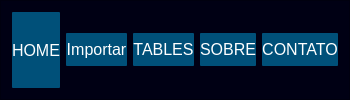
     <widget class="QFrame" name="frame">
      <property name="styleSheet">
       <string notr="true">background-color: rgb(0, 0, 20);
</string>
      </property>
      <property name="frameShape">
       <enum>QFrame::StyledPanel</enum>
      </property>
      <property name="frameShadow">
       <enum>QFrame::Raised</enum>
      </property>
      <layout class="QHBoxLayout" name="horizontalLayout">
       <item>
        <widget class="QPushButton" name="btn_home">
         <property name="sizePolicy">
          <sizepolicy hsizetype="Preferred" vsizetype="Preferred">
           <horstretch>0</horstretch>
           <verstretch>0</verstretch>
          </sizepolicy>
         </property>
         <property name="minimumSize">
          <size>
           <width>0</width>
           <height>35</height>
          </size>
         </property>
         <property name="styleSheet">
          <string notr="true">QPushButton{
	color: rgb(255, 255, 255);
	 border-radius: 1px;
	 font-size: 16px;
	 background-color: rgb(0, 80, 121);
}

QPushButton:hover{background-color: #fff; color:black}
</string>
         </property>
         <property name="text">
          <string>HOME</string>
         </property>
        </widget>
       </item>
       <item>
        <widget class="QPushButton" name="btn_pg_import">
         <property name="minimumSize">
          <size>
           <width>0</width>
           <height>33</height>
          </size>
         </property>
         <property name="cursor">
          <cursorShape>PointingHandCursor</cursorShape>
         </property>
         <property name="styleSheet">
          <string notr="true">QPushButton{
	color: rgb(255, 255, 255);
	 border-radius: 1px;
	 font-size: 16px;
	 background-color: rgb(0, 80, 121);
}

QPushButton:hover{background-color: #fff; color:black}
</string>
         </property>
         <property name="text">
          <string>Importar</string>
         </property>
        </widget>
       </item>
       <item>
        <widget class="QPushButton" name="btn_tables">
         <property name="minimumSize">
          <size>
           <width>0</width>
           <height>33</height>
          </size>
         </property>
         <property name="styleSheet">
          <string notr="true">QPushButton{
	color: rgb(255, 255, 255);
	 border-radius: 1px;
	 font-size: 16px;
	 background-color: rgb(0, 80, 121);
}

QPushButton:hover{background-color: #fff; color:black}
</string>
         </property>
         <property name="text">
          <string>TABLES</string>
         </property>
        </widget>
       </item>
       <item>
        <widget class="QPushButton" name="btn_sobre">
         <property name="minimumSize">
          <size>
           <width>0</width>
           <height>33</height>
          </size>
         </property>
         <property name="styleSheet">
          <string notr="true">QPushButton{
	color: rgb(255, 255, 255);
	 border-radius: 1px;
	 font-size: 16px;
	 background-color: rgb(0, 80, 121);
}

QPushButton:hover{background-color: #fff; color:black}
</string>
         </property>
         <property name="text">
          <string>SOBRE</string>
         </property>
        </widget>
       </item>
       <item>
        <widget class="QPushButton" name="btn_contato">
         <property name="minimumSize">
          <size>
           <width>0</width>
           <height>33</height>
          </size>
         </property>
         <property name="styleSheet">
          <string notr="true">QPushButton{
	color: rgb(255, 255, 255);
	 border-radius: 1px;
	 font-size: 16px;
	 background-color: rgb(0, 80, 121);
}

QPushButton:hover{background-color: #fff; color:black}
</string>
         </property>
         <property name="text">
          <string>CONTATO</string>
         </property>
        </widget>
       </item>
      </layout>
     </widget>
